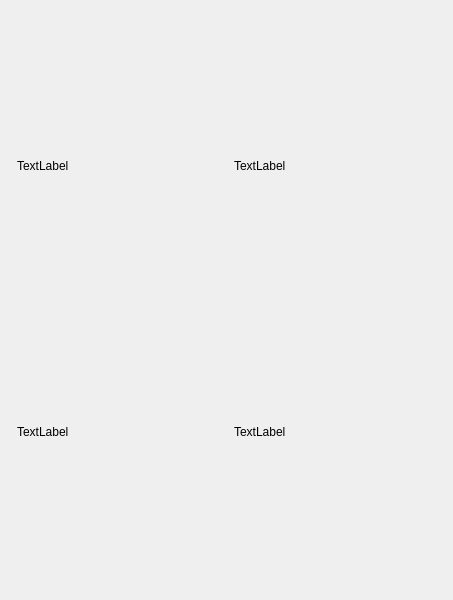
<?xml version="1.0" encoding="UTF-8"?>
<ui version="4.0">
 <class>Show_Label</class>
 <widget class="QMainWindow" name="Show_Label">
  <property name="geometry">
   <rect>
    <x>0</x>
    <y>0</y>
    <width>453</width>
    <height>600</height>
   </rect>
  </property>
  <property name="windowTitle">
   <string>MainWindow</string>
  </property>
  <widget class="QWidget" name="centralwidget">
   <layout class="QGridLayout" name="gridLayout">
    <property name="leftMargin">
     <number>0</number>
    </property>
    <property name="topMargin">
     <number>0</number>
    </property>
    <property name="rightMargin">
     <number>0</number>
    </property>
    <property name="bottomMargin">
     <number>0</number>
    </property>
    <property name="spacing">
     <number>0</number>
    </property>
    <item row="1" column="0">
     <widget class="QLabel" name="label_3">
      <property name="sizePolicy">
       <sizepolicy hsizetype="Expanding" vsizetype="Expanding">
        <horstretch>0</horstretch>
        <verstretch>0</verstretch>
       </sizepolicy>
      </property>
      <property name="maximumSize">
       <size>
        <width>200</width>
        <height>200</height>
       </size>
      </property>
      <property name="text">
       <string>TextLabel</string>
      </property>
     </widget>
    </item>
    <item row="1" column="1">
     <widget class="QLabel" name="label_4">
      <property name="sizePolicy">
       <sizepolicy hsizetype="Expanding" vsizetype="Expanding">
        <horstretch>0</horstretch>
        <verstretch>0</verstretch>
       </sizepolicy>
      </property>
      <property name="maximumSize">
       <size>
        <width>200</width>
        <height>200</height>
       </size>
      </property>
      <property name="text">
       <string>TextLabel</string>
      </property>
     </widget>
    </item>
    <item row="0" column="0">
     <widget class="QLabel" name="label_1">
      <property name="sizePolicy">
       <sizepolicy hsizetype="Expanding" vsizetype="Expanding">
        <horstretch>0</horstretch>
        <verstretch>0</verstretch>
       </sizepolicy>
      </property>
      <property name="maximumSize">
       <size>
        <width>200</width>
        <height>200</height>
       </size>
      </property>
      <property name="text">
       <string>TextLabel</string>
      </property>
     </widget>
    </item>
    <item row="0" column="1">
     <widget class="QLabel" name="label_2">
      <property name="maximumSize">
       <size>
        <width>200</width>
        <height>200</height>
       </size>
      </property>
      <property name="text">
       <string>TextLabel</string>
      </property>
     </widget>
    </item>
   </layout>
  </widget>
 </widget>
 <resources/>
 <connections/>
</ui>
